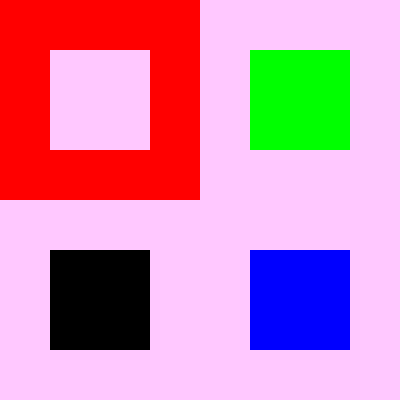
Frame 1 (no input)
Frame 60 (no input): identical to frame 1, image omitted
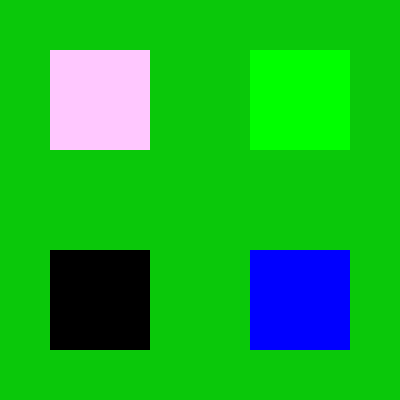
Frame 120 (the mouse pressed at the canvas centre since frame 60)

The p5.js sketch that drew these frames (run headless with seeded random() and noise() and a simulated clock; from frame 60 on, the mouse is pressed at the canvas centre):

// p5.js sketch
// ── sketch.js
var backgroundColor;
var isOverRectangle;

function setup()
{
  createCanvas(400, 400);
  backgroundColor = color(255,200,255);
  noStroke();
}

function draw()
{
  background(backgroundColor);

  if (mouseX >= 0 && mouseX <= 200 && mouseY >= 0 && mouseY <= 200)
  {
    fill(255,0,0)
    rect(0,0,200,200)
  }
  else if (mouseY >= 0 && mouseY <= 200 && mouseX >= 200 && mouseX <= 400 )
  {
    fill(0,255,0)
    rect(200,0,200,200)
  }
  else if (mouseX >= 200 && mouseX <= 400 && mouseY >= 200 && mouseY <= 400)
  {
    fill(0,0,255)
    rect(200,200,200,200)
  }
  else if (mouseY >= 200 && mouseY <= 400 && mouseX >= 0 && mouseX <= 200 )
  {
      fill(0,0,0)
      rect(0,200,200,200)
  }
  if (mouseY >= 190 && mouseY <= 210 && mouseX >= 190 && mouseX <= 210 ) {
    fill(10,200,10)
    rect(0,0,400,400)
  }

  fill(255,0,0)
  rect(50,50,100,100)

  fill(0,255,0)
  rect(250,50,100,100)

  fill(0,0,255)
  rect(250,250,100,100)

  fill(0,0,0)
  rect(50,250,100,100)

  if (mouseX >= 0 && mouseX <= 200 && mouseY >= 0 && mouseY <= 200)
  {
      fill(255,200,255)
      rect(50,50,100,100)
  }
  else if (mouseY >= 0 && mouseY <= 200 && mouseX >= 200 && mouseX <= 400 )
  {
      fill(255,200,255)
      rect(250,50,100,100)
  }
  else if (mouseX >= 200 && mouseX <= 400 && mouseY >= 200 && mouseY <= 400)
  {
      fill(255,200,255)
      rect(250,250,100,100)
  }
  else if (mouseY >= 200 && mouseY <= 400 && mouseX >= 0 && mouseX <= 200 )
  {
      fill(255,200,255)
      rect(50,250,100,100)
  }




//  if (leftSide = true) {
//    fill(255,0,0)
//    rect(0,0,200,400)
//  }


}
